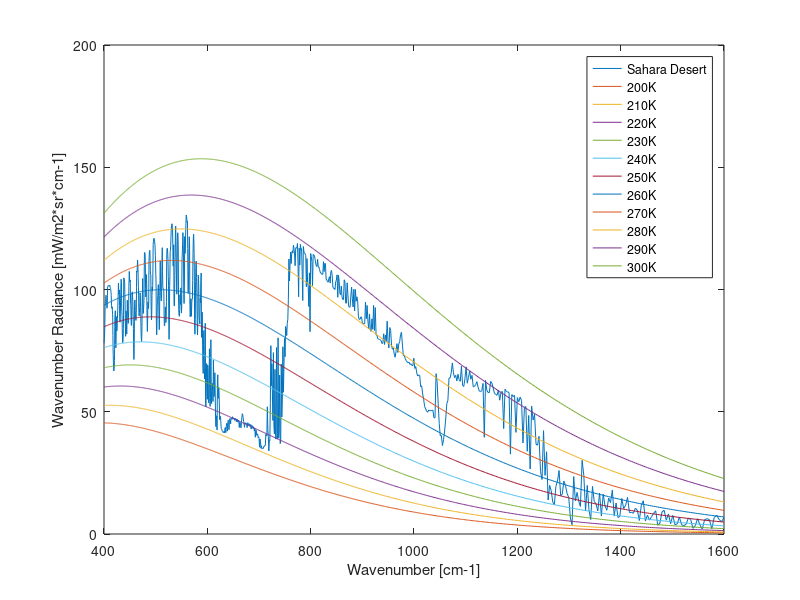
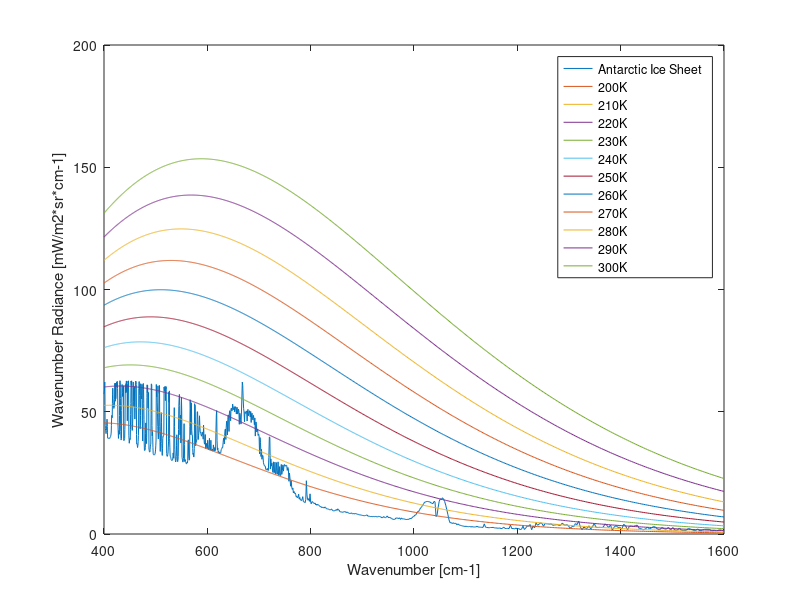
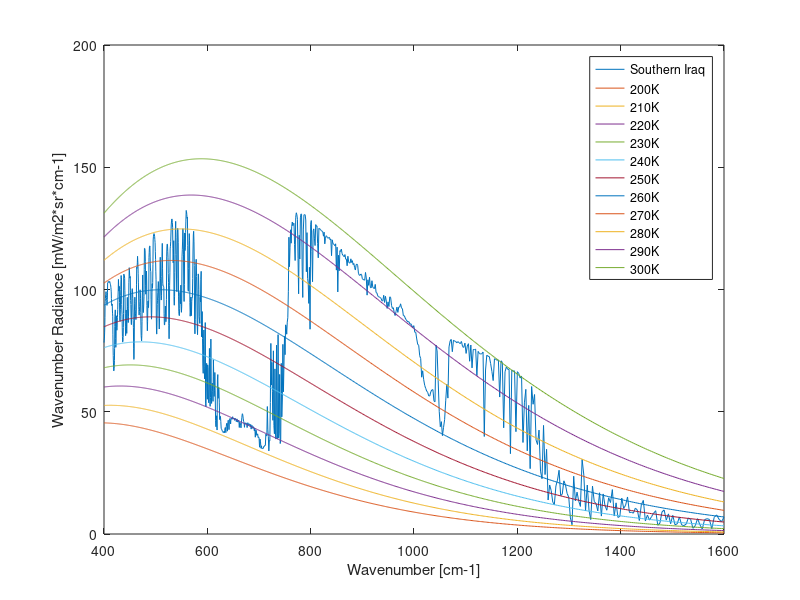
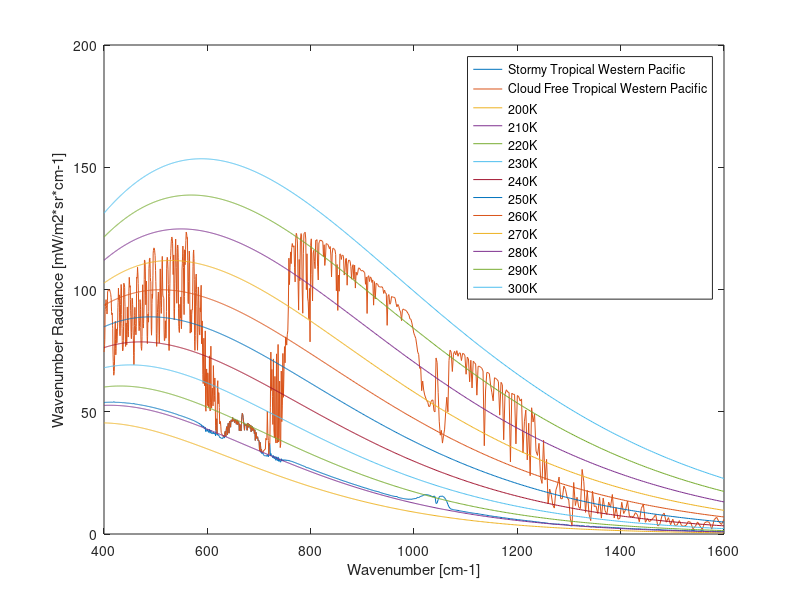

These charts were generated, in order, by the following MATLAB code:
% Import data from .mat file
sahara = load('FIG83_Sahara');
iceSheet = load('FIG83_SouthPole');
iraq = load('FIG83_Iraq');
storm = load('FIG83_Storm');
tropics = load('FIG83_Storm_NoCloud');

pathSize = size(iceSheet.outputs.pathRadiance);
waveLength = linspace(6.25e-6,25e-6, pathSize(2));

% Convert data
% Wavenumber is waveLength^2 * Wavelength Radiance * 1E15
wavNumRadSahara = (sahara.outputs.pathRadiance.*(waveLength.^2)).*10^15;
wavNumRadIceSheet = (iceSheet.outputs.pathRadiance.*(waveLength.^2)).*10^15;
wavNumRadIraq = (iraq.outputs.pathRadiance.*(waveLength.^2)).*10^15;
wavNumRadStorm = (storm.outputs.pathRadiance.*(waveLength.^2)).*10^15;
wavNumRadTropics = (tropics.outputs.pathRadiance.*(waveLength.^2)).*10^15;

% Wavenumber is the inverse of wavelength eq 3.2
waveNumber = (waveLength.^-1).*1e-2;

adjustedBB = bsxfun(@times,sahara.outputs.blackbody,(waveLength'.^2).*10^15);
% Plot data, post conversion
figure
plotUp = plot(waveNumber,wavNumRadSahara)
hold on
ploBB = plot(waveNumber,adjustedBB)
hold off
xlabel('Wavenumber [cm-1]')
ylabel('Wavenumber Radiance [mW/m2*sr*cm-1]')
legend("Sahara Desert", "200K", "210K", "220K", "230K", "240K",...
    "250K", "260K", "270K", "280K", "290K", "300K")

adjustedBB = bsxfun(@times,iceSheet.outputs.blackbody,(waveLength'.^2).*10^15);
figure
plotDown = plot(waveNumber,wavNumRadIceSheet)
hold on
ploBB = plot(waveNumber,adjustedBB)
hold off
xlabel('Wavenumber [cm-1]')
ylabel('Wavenumber Radiance [mW/m2*sr*cm-1]')
legend("Antarctic Ice Sheet", "200K", "210K", "220K", "230K", "240K",...
    "250K", "260K", "270K", "280K", "290K", "300K")

adjustedBB = bsxfun(@times,iraq.outputs.blackbody,(waveLength'.^2).*10^15);
figure
plotDown = plot(waveNumber,wavNumRadIraq)
hold on
ploBB = plot(waveNumber,adjustedBB)
hold off
xlabel('Wavenumber [cm-1]')
ylabel('Wavenumber Radiance [mW/m2*sr*cm-1]')
legend("Southern Iraq", "200K", "210K", "220K", "230K", "240K",...
    "250K", "260K", "270K", "280K", "290K", "300K")


adjustedBB = bsxfun(@times,storm.outputs.blackbody,(waveLength'.^2).*10^15);
figure
plot(waveNumber,wavNumRadStorm)
hold on
plot(waveNumber,wavNumRadTropics)
hold on
ploBB = plot(waveNumber,adjustedBB)
hold off
xlabel('Wavenumber [cm-1]')
ylabel('Wavenumber Radiance [mW/m2*sr*cm-1]')
legend("Stormy Tropical Western Pacific","Cloud Free Tropical Western Pacific",...
    "200K", "210K", "220K", "230K", "240K",...
    "250K", "260K", "270K", "280K", "290K", "300K")
